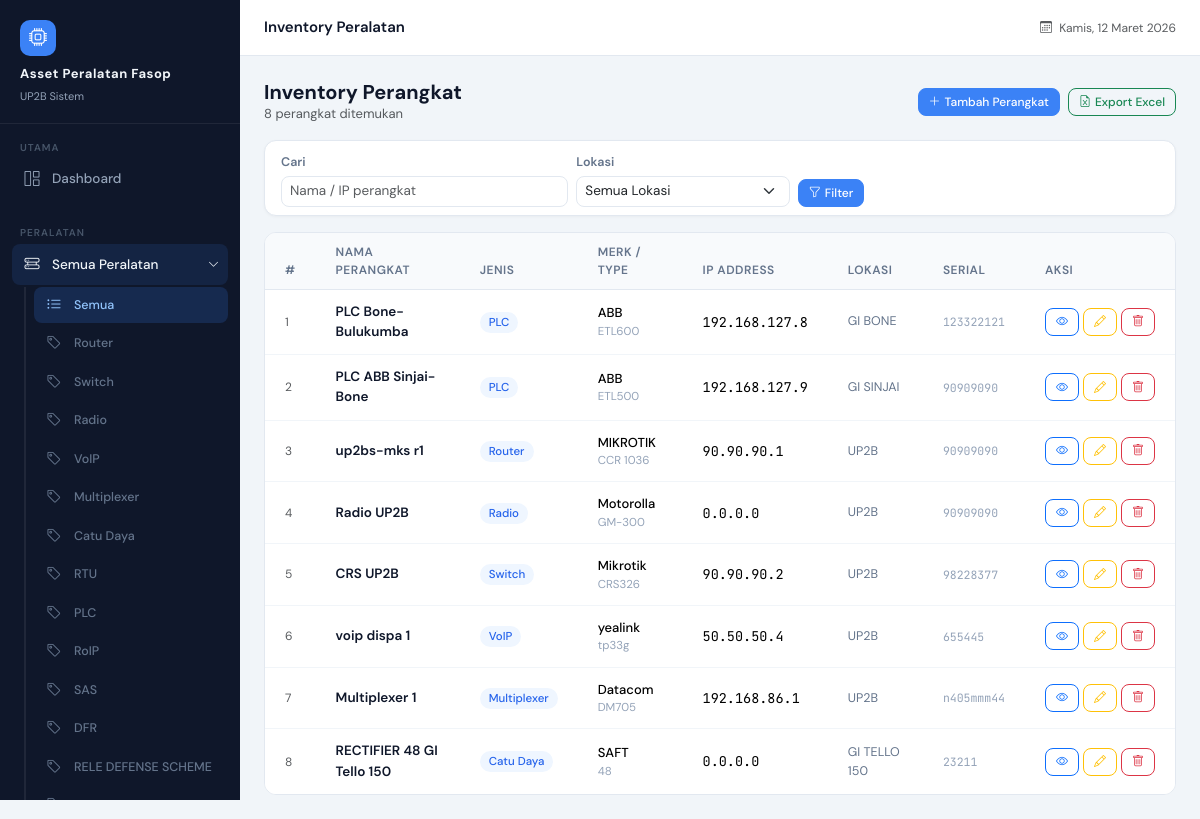
The app's page /devices/ (signed in) with its own data.
### devices/models.py (models this page shows, shortened)
class DeviceType(models.Model):
    name = models.CharField(max_length=100)
    def __str__(self):
        return self.name

class Device(models.Model):
    nama = models.CharField(max_length=100)
    jenis = models.ForeignKey(
        DeviceType,
        on_delete=models.SET_NULL,
        null=True,
        blank=True
    )
    merk = models.CharField(max_length=100)
    type = models.CharField(max_length=100, blank=True, null=True)
    serial_number = models.CharField(max_length=100, blank=True, null=True)
    firmware_version = models.CharField(max_length=100, blank=True, null=True)
    ip_address = models.GenericIPAddressField()
    lokasi = models.CharField(max_length=150)
    keterangan = models.TextField(blank=True, null=True)
    foto = models.ImageField(upload_to='device_photos/', blank=True, null=True)
    created_at = models.DateTimeField(auto_now_add=True)
    deleted_by = models.ForeignKey(
        User,
        on_delete=models.SET_NULL,
        null=True,
        blank=True,
        related_name='deleted_devices'
    )
    is_deleted = models.BooleanField(default=False)

### devices/views.py (the view)
# urls.py: path('devices/', views.device_list, name='device_list'),
@login_required
def device_list(request):
    jenis_id = request.GET.get('jenis')
    search = request.GET.get('q') or ''
    lokasi = request.GET.get('lokasi')
    devices = Device.objects.filter(is_deleted=False)
    if jenis_id:
        devices = devices.filter(jenis_id=jenis_id)
    if search:
        devices = devices.filter(
            Q(nama__icontains=search) |
            Q(ip_address__icontains=search)
        )
    if lokasi:
        devices = devices.filter(lokasi=lokasi)
    lokasi_list = (
        Device.objects
        .filter(is_deleted=False)
        .exclude(lokasi__isnull=True)
        .exclude(lokasi__exact='')
        .exclude(lokasi__iexact='none')
        .annotate(lokasi_clean=Trim('lokasi'))
        .values_list('lokasi_clean', flat=True)
        .distinct()
        .order_by('lokasi_clean')
    )
    return render(request, 'devices/device_list.html', {
        'devices': devices,
        'search': search,
        'selected_jenis': jenis_id,
        'lokasi_list': lokasi_list,
        'selected_lokasi': lokasi,
    })

### devices/context_processors.py (called while the page is built)
def device_types(request):
    return {
        'navbar_device_types': DeviceType.objects.all()
    }

def lokasi_list(request):
    lokasi = (
        Device.objects
        .filter(is_deleted=False)
        .exclude(lokasi__isnull=True)
        .exclude(lokasi__exact='')
        .exclude(lokasi__iexact='none')
        .annotate(lokasi_clean=Trim('lokasi'))
        .values_list('lokasi_clean', flat=True)
        .distinct()
        .order_by('lokasi_clean')
    )
    return {
        'navbar_lokasi_list': lokasi
    }

### devices/templates/devices/device_list.html (shortened to what this page needs)
{% extends 'base.html' %}
{% block page_title %}Inventory Peralatan{% endblock %}
{% block content %}
<div class="d-flex align-items-center justify-content-between mb-3 flex-wrap gap-2">
    <div>
        <h2 class="mb-0" style="font-size:20px;font-weight:700;">
            Inventory Perangkat
        </h2>
        <p class="text-muted mb-0" style="font-size:13px;">{{ devices|length }} perangkat ditemukan</p>
    </div>
    <div class="d-flex gap-2">
        <a href="{% url 'device_add' %}" class="btn btn-primary btn-sm">
            <i class="bi bi-plus-lg me-1"></i>Tambah Perangkat
        </a>
        <a href="{% url 'export_devices_excel' %}{% if request.GET %}?{{ request.GET.urlencode }}{% endif %}" class="btn btn-outline-success btn-sm">
            <i class="bi bi-file-earmark-excel me-1"></i>Export Excel
        </a>
    </div>
</div>
<div class="card mb-3">
    <div class="card-body py-2 px-3">
        <form method="get" class="row g-2 align-items-end">
            <div class="col-md-4">
                <label class="form-label">Cari</label>
                <input type="text" name="q" class="form-control form-control-sm"
                       placeholder="Nama / IP perangkat" value="{{ search }}">
            </div>
            <div class="col-md-3">
                <label class="form-label">Lokasi</label>
                <select name="lokasi" class="form-select form-select-sm">
                    <option value="">Semua Lokasi</option>
                </select>
            </div>
            <div class="col-auto d-flex gap-2">
                <button class="btn btn-primary btn-sm">
                    <i class="bi bi-funnel me-1"></i>Filter
                </button>
            </div>
        </form>
    </div>
</div>
<div class="table-card">
    <div class="table-responsive">
        <table class="table">
            <thead>
                <tr>
                    <th>#</th>
                    <th>Nama Perangkat</th>
                    <th>Jenis</th>
                    <th>Merk / Type</th>
                    <th>IP Address</th>
                    <th>Lokasi</th>
                    <th>Serial</th>
                    <th>Aksi</th>
                </tr>
            </thead>
            <tbody>
                {% for d in devices %}
                <tr>
                    <td class="text-muted" style="font-size:12px;">{{ forloop.counter }}</td>
                    <td>
                        <a href="{% url 'device_view' d.id %}" class="text-decoration-none" style="font-size:13.5px;font-weight:600;color:#0f172a;">
                            {{ d.nama }}
                        </a>
                    </td>
                    <td>
                        {% if d.jenis %}
                        <span style="font-size:11.5px;background:#eff6ff;color:#2563eb;padding:3px 9px;border-radius:20px;font-weight:500;white-space:nowrap;">
                            {{ d.jenis }}
                        </span>
                        {% else %}<span class="text-muted">—</span>{% endif %}
                    </td>
                    <td>
                        <div style="font-size:13px;font-weight:500;">{{ d.merk|default:"—" }}</div>
                        <div style="font-size:11.5px;color:#94a3b8;">{{ d.type|default:"" }}</div>
                    </td>
                    <td class="mono">{{ d.ip_address|default:"—" }}</td>
                    <td style="font-size:12.5px;color:#64748b;">{{ d.lokasi|default:"—" }}</td>
                    <td class="mono" style="font-size:11.5px;color:#94a3b8;">{{ d.serial_number|default:"—" }}</td>
                    <td>
                        <div class="d-flex gap-1">
                            <a href="{% url 'device_view' d.id %}" class="btn btn-sm btn-outline-primary" title="Detail">
                                <i class="bi bi-eye"></i>
                            </a>
                            <a href="{% url 'device_edit' d.id %}" class="btn btn-sm btn-outline-warning" title="Edit">
                                <i class="bi bi-pencil"></i>
                            </a>
                            <button class="btn btn-sm btn-outline-danger" title="Hapus"
                                    onclick="confirmDelete('{% url 'device_delete' d.id %}', '{{ d.nama }}')">
                                <i class="bi bi-trash"></i>
                            </button>
                        </div>
                    </td>
                </tr>
                {% endfor %}
            </tbody>
        </table>
    </div>
</div>
{% endblock %}

### devices/templates/base.html (shortened to what this page needs)
<!DOCTYPE html>
<html lang="id">
<head>
    <link href="https://cdn.jsdelivr.net/npm/bootstrap@5.3.2/dist/css/bootstrap.min.css" rel="stylesheet">
    <link href="https://cdn.jsdelivr.net/npm/bootstrap-icons@1.11.3/font/bootstrap-icons.css" rel="stylesheet">
</head>
<body>
<div id="sidebar">
    <div class="sidebar-brand">
        <div class="brand-icon"><i class="bi bi-cpu"></i></div>
        <h6>Asset Peralatan Fasop</h6>
        <small>UP2B Sistem</small>
    </div>
    <div class="sidebar-section">
        <div class="sidebar-section-label">Utama</div>
        <a href="{% url 'dashboard' %}" class="sidebar-link {% if request.resolver_match.url_name == 'dashboard' %}active{% endif %}">
            <span class="si-icon"><i class="bi bi-grid-1x2"></i></span>
            Dashboard
        </a>
    </div>
    <div class="sidebar-section">
        <div class="sidebar-section-label">Peralatan</div>
        {% with url_name=request.resolver_match.url_name jenis_param=request.GET.jenis %}
        <button class="sidebar-link sidebar-group-toggle w-100 text-start border-0
            {% if 'device' in url_name or url_name == 'lokasi_list' %}active open{% endif %}"
            data-target="submenu-peralatan" type="button">
            <span class="si-icon"><i class="bi bi-hdd-rack"></i></span>
            Semua Peralatan
            <i class="bi bi-chevron-right sidebar-toggle-btn ms-auto"></i>
        </button>
        <div class="sidebar-submenu {% if 'device' in url_name or url_name == 'lokasi_list' %}open{% endif %}"
             id="submenu-peralatan">
            <a href="{% url 'device_list' %}"
               class="sidebar-link {% if url_name == 'device_list' and not jenis_param %}active{% endif %}">
                <span class="si-icon"><i class="bi bi-list-ul"></i></span>
                Semua
            </a>
            {% for jenis in navbar_device_types %}
            {% with jenis_id_str=jenis.id|stringformat:"s" %}
            <a href="{% url 'device_list' %}?jenis={{ jenis.id }}"
               class="sidebar-link
               {% if url_name == 'device_view' and active_device_jenis_id == jenis.id %}active{% endif %}">
                <span class="si-icon"><i class="bi bi-tag"></i></span>
                {{ jenis.name }}
            </a>
            {% endwith %}
            {% endfor %}
        </div>
        {% endwith %}
    </div>
</div>
<div id="main-content">
    <div id="topbar">
        <span class="topbar-title">{% block page_title %}{% endblock %}</span>
        <div class="topbar-right">
            <span class="text-muted" style="font-size:12px;">
                <i class="bi bi-calendar3 me-1"></i>
                <span id="topbar-date"></span>
            </span>
        </div>
    </div>
    <div class="page-content">
        {% block content %}{% endblock %}
    </div>
</div>
</body>
</html>

### devices/templates/base.html (style rules this page uses)
:root { --sidebar-width: 240px; --sidebar-bg: #0f172a; --sidebar-accent: #1e293b; --sidebar-active: #3b82f6; --sidebar-text: #94a3b8; --sidebar-text-active: #f1f5f9; --topbar-height: 56px; --body-bg: #f1f5f9; --card-bg: #ffffff; --text-primary: #0f172a; --text-secondary: #64748b; --border-color: #e2e8f0; --accent: #3b82f6; --accent-light: #eff6ff; --success: #10b981; --warning: #f59e0b; --danger: #ef4444; }
* { box-sizing: border-box; }
body { font-family: 'DM Sans', sans-serif; background: var(--body-bg); color: var(--text-primary); margin: 0; padding: 0; }
#sidebar { position: fixed; top: 0; left: 0; width: var(--sidebar-width); height: 100vh; background: var(--sidebar-bg); display: flex; flex-direction: column; z-index: 1000; transition: transform 0.3s ease; overflow-y: auto; }
.sidebar-brand { padding: 20px 20px 16px; border-bottom: 1px solid rgba(255,255,255,0.07); }
.sidebar-brand .brand-icon { width: 36px; height: 36px; background: var(--accent); border-radius: 10px; display: flex; align-items: center; justify-content: center; font-size: 18px; color: white; margin-bottom: 10px; }
.sidebar-brand h6 { color: var(--sidebar-text-active); font-weight: 700; font-size: 13px; letter-spacing: 0.5px; margin: 0; line-height: 1.3; }
.sidebar-brand small { color: var(--sidebar-text); font-size: 11px; }
.sidebar-section { padding: 16px 12px 8px; }
.sidebar-section-label { color: #475569; font-size: 10px; font-weight: 600; letter-spacing: 1px; text-transform: uppercase; padding: 0 8px; margin-bottom: 4px; }
.sidebar-link { display: flex; align-items: center; gap: 10px; padding: 9px 10px; border-radius: 8px; color: var(--sidebar-text); text-decoration: none; font-size: 13.5px; font-weight: 500; transition: all 0.15s; margin-bottom: 2px; }
.sidebar-link.active { background: var(--accent); color: white; }
.sidebar-link .si-icon { width: 20px; font-size: 15px; flex-shrink: 0; text-align: center; }
.sidebar-submenu { margin-left: 12px; border-left: 2px solid rgba(255,255,255,0.07); padding-left: 8px; display: none; overflow: hidden; }
.sidebar-submenu.open { display: block; }
.sidebar-submenu .sidebar-link { font-size: 12.5px; padding: 7px 10px; color: #64748b; }
.sidebar-submenu .sidebar-link.active { background: rgba(59,130,246,0.18); color: #93c5fd; }
.sidebar-group-toggle { display: flex; align-items: center; gap: 10px; padding: 9px 10px; border-radius: 8px; color: var(--sidebar-text); font-size: 13.5px; font-weight: 500; transition: all 0.15s; margin-bottom: 2px; background: transparent; cursor: pointer; }
.sidebar-group-toggle.active { color: var(--sidebar-text-active); background: rgba(59,130,246,0.12); }
.sidebar-toggle-btn { margin-left: auto; font-size: 11px; transition: transform 0.22s ease; flex-shrink: 0; }
.sidebar-group-toggle.open .sidebar-toggle-btn { transform: rotate(90deg); }
#main-content { margin-left: var(--sidebar-width); min-height: 100vh; display: flex; flex-direction: column; }
#topbar { height: var(--topbar-height); background: white; border-bottom: 1px solid var(--border-color); display: flex; align-items: center; padding: 0 24px; gap: 16px; position: sticky; top: 0; z-index: 500; }
.topbar-title { font-size: 15px; font-weight: 600; color: var(--text-primary); }
.topbar-right { margin-left: auto; display: flex; align-items: center; gap: 12px; }
.page-content { padding: 24px; flex: 1; }
.card { border: 1px solid var(--border-color); border-radius: 12px; box-shadow: 0 1px 3px rgba(0,0,0,0.04); }
.table-card { background: white; border-radius: 12px; border: 1px solid var(--border-color); overflow: hidden; }
.table { margin: 0; }
.table thead th { font-size: 12px; font-weight: 600; text-transform: uppercase; letter-spacing: 0.5px; color: var(--text-secondary); background: #f8fafc; padding: 10px 20px; border-bottom: 1px solid var(--border-color); }
.table tbody td { padding: 12px 20px; vertical-align: middle; font-size: 13.5px; border-bottom: 1px solid #f1f5f9; }
.table tbody tr:last-child td { border-bottom: none; }
.btn { font-size: 13px; font-weight: 500; border-radius: 8px; }
.btn-sm { font-size: 12px; padding: 4px 10px; }
.btn-primary { background: var(--accent); border-color: var(--accent); }
.form-control, .form-select { border-radius: 8px; font-size: 13.5px; border-color: var(--border-color); }
.form-label { font-size: 12.5px; font-weight: 600; color: var(--text-secondary); margin-bottom: 5px; }
.mono { font-family: 'JetBrains Mono', monospace; font-size: 12.5px; }

### records on screen
DeviceType: name "Router"
DeviceType: name "Switch"
DeviceType: name "Radio"
DeviceType: name "VoIP"
DeviceType: name "Multiplexer"
DeviceType: name "Catu Daya"
DeviceType: name "RTU"
DeviceType: name "PLC"
DeviceType: name "RoIP"
DeviceType: name "SAS"
DeviceType: name "DFR"
DeviceType: name "RELE DEFENSE SCHEME"
Device: nama "PLC Bone-Bulukumba", jenis "PLC", merk "ABB", type "ETL600", ip_address "192.168.127.8", lokasi "GI BONE", serial_number "123322121"
Device: nama "PLC ABB Sinjai-Bone", jenis "PLC", merk "ABB", type "ETL500", ip_address "192.168.127.9", lokasi "GI SINJAI", serial_number "90909090"
Device: nama "up2bs-mks r1", jenis "Router", merk "MIKROTIK", type "CCR 1036", ip_address "90.90.90.1", lokasi "UP2B", serial_number "90909090"
Device: nama "Radio UP2B", jenis "Radio", merk "Motorolla", type "GM-300", ip_address "0.0.0.0", lokasi "UP2B", serial_number "90909090"
Device: nama "CRS UP2B", jenis "Switch", merk "Mikrotik", type "CRS326", ip_address "90.90.90.2", lokasi "UP2B", serial_number "98228377"
Device: nama "voip dispa 1", jenis "VoIP", merk "yealink", type "tp33g", ip_address "50.50.50.4", lokasi "UP2B", serial_number "655445"
Device: nama "Multiplexer 1", jenis "Multiplexer", merk "Datacom", type "DM705", ip_address "192.168.86.1", lokasi "UP2B", serial_number "n405mmm44"
Device: nama "RECTIFIER 48 GI Tello 150", jenis "Catu Daya", merk "SAFT", type "48", ip_address "0.0.0.0", lokasi "GI TELLO 150", serial_number "23211"

### other values on screen
{{ devices|length }} "8"
